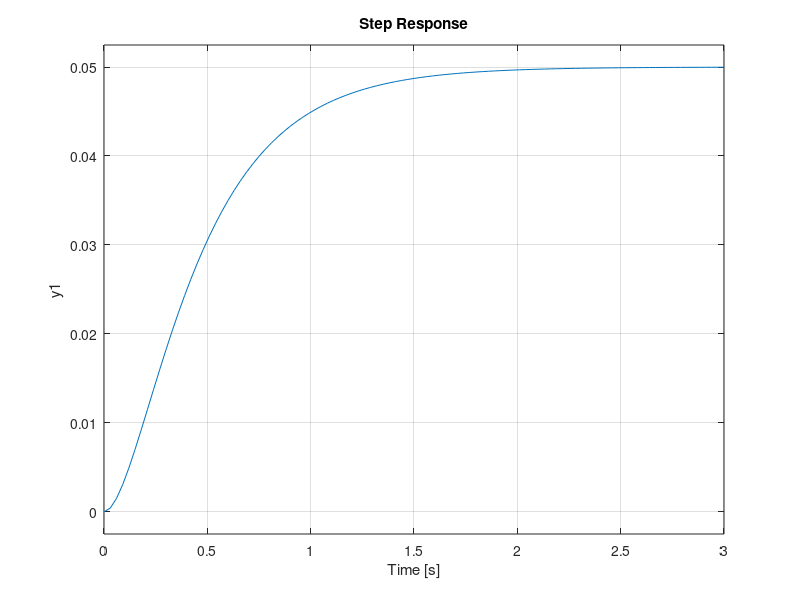
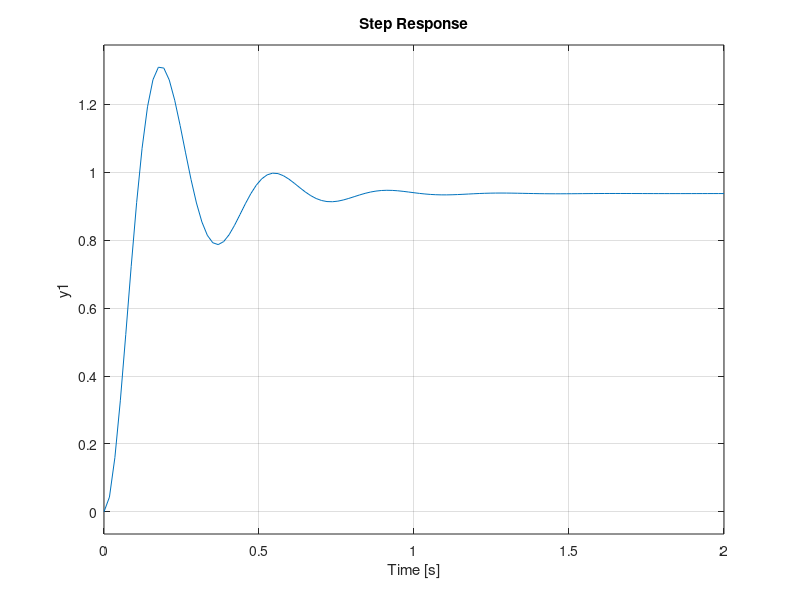
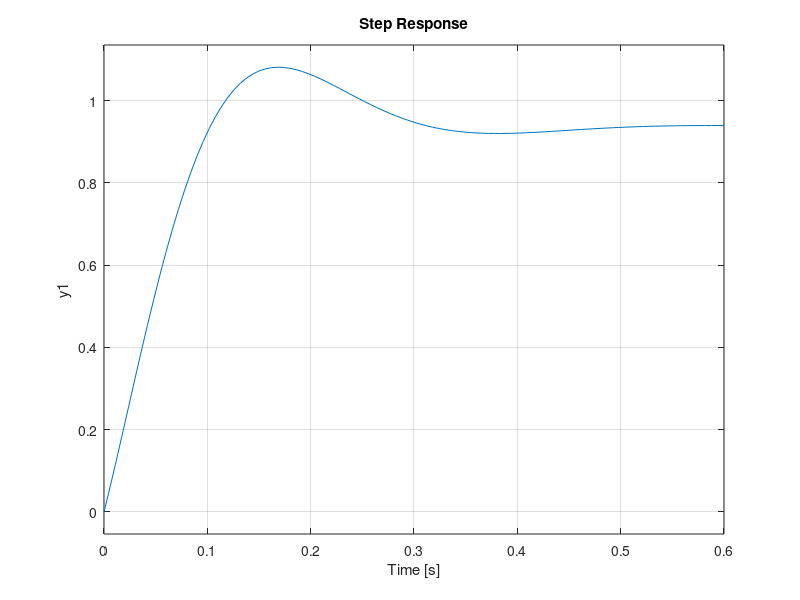
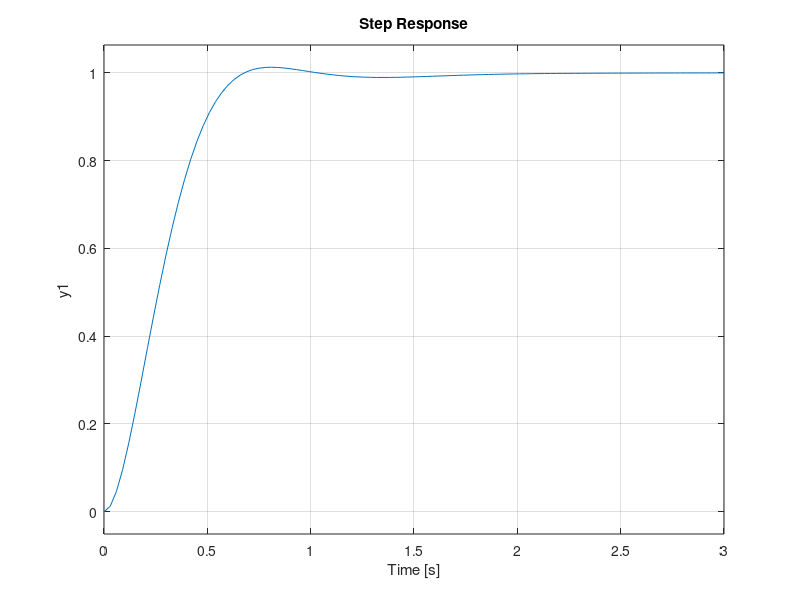

Reproduce these figures in MATLAB, in order.
%open loop step response
num=(1);
den=[1 10 20];
plant=tf(num,den);
figure(1);
step(plant)
%proportional control
kp=300;
contr=kp;
sys=feedback((contr*plant),1);
figure(2);
step(sys)
%pd control
kp=300;
kd=10;
contr=tf([kd kp],1);
sys=feedback((contr*plant),1);
figure(3);
step(sys)
%pi control
kp=30;
ki=70;
contr=tf([kp ki],[1 0]);
sys=feedback((contr*plant),1);
figure(4);
step(sys)
%pid controller
kp=350;
kd=50;
ki=300;
contr=tf([kd kp ki],[1 0]);
sys=feedback((contr*plant),1);
figure(5);
step(sys)
